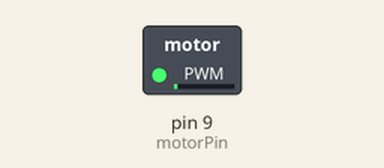
A sketch run on a simulated Arduino Uno, built with avr-gcc and run on an emulated ATmega328P. On the bench: switched loads named in the sketch (green lamp = pin HIGH).

Above: at 0.05 s.
At 1.55 s:
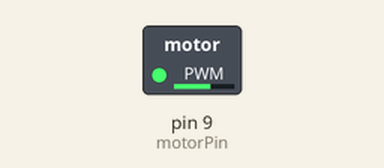
At 2.55 s:
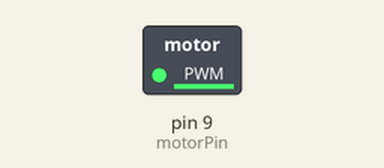
At 5.1 s:
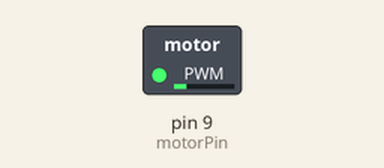
Timing chart, 0 to 8.0 s (numbered marks = the images above):
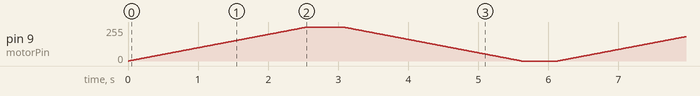

The sketch:

upravl_motora.ino
```cpp
int motorPin = 9;

void setup() {
  pinMode (motorPin, OUTPUT);

}

void loop() {
  //раскруч мотор на максимум от 0 до 255
  for (int i=0; i<=255; i++)     //от 0 до 255 прибавляем по единице (i++)
  {
    analogWrite(motorPin, i);
    delay(10);                   //делаем движение мотора более плавным(задерж на миллисек)
  }
  //удерживаем его на максимальной скорости
  delay(500);
  //останавливаем от 255 до 0
  for (int i=255; i>=0; i--)
  {
    analogWrite(motorPin, i);
    delay(10);
  }
  //удеоживаем его на нуле
  delay(500);
}
```
